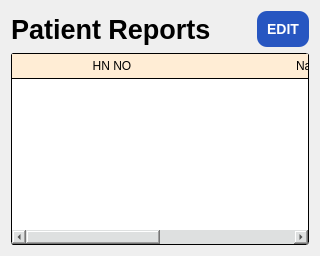
                 <widget class="QWidget" name="patient_report_page">
                  <layout class="QVBoxLayout" name="verticalLayout_61">
                   <item>
                    <layout class="QHBoxLayout" name="horizontalLayout_97">
                     <item>
                      <widget class="QLabel" name="label_71">
                       <property name="styleSheet">
                        <string notr="true">font:20pt;
font-weight: bold; </string>
                       </property>
                       <property name="text">
                        <string>Patient Reports</string>
                       </property>
                      </widget>
                     </item>
                     <item>
                      <spacer name="horizontalSpacer_105">
                       <property name="orientation">
                        <enum>Qt::Horizontal</enum>
                       </property>
                       <property name="sizeHint" stdset="0">
                        <size>
                         <width>40</width>
                         <height>20</height>
                        </size>
                       </property>
                      </spacer>
                     </item>
                     <item>
                      <widget class="QPushButton" name="report_edit_button">
                       <property name="styleSheet">
                        <string notr="true">QPushButton#report_edit_button {
	background-color: rgb(39, 86, 193);
	color: white;
	padding: 10px;
	border-radius: 10px;
    font: bold 14px;
}
QPushButton#report_edit_button:hover {
    background-color: black;
	color: white;
    border-style: inset;
}</string>
                       </property>
                       <property name="text">
                        <string>EDIT</string>
                       </property>
                      </widget>
                     </item>
                    </layout>
                   </item>
                   <item>
                    <widget class="QTableWidget" name="report_patient_table">
                     <property name="styleSheet">
                      <string notr="true">QScrollBar{
	background-color: rgb(222, 224, 224);
}
QTableWidget{
	background-color: rgb(255, 255, 255);
	border-radius: 3px;
	border: 1px solid black;
}

QHeaderView::section{
	background-color: rgb(255, 237, 213);
	border: none;
	border-bottom: 1px solid black;
	padding: 3px 5px;
}

QHeaderView::item{
	border-bottom: 1px solid black;
	background-color: rgb(255, 255, 246);
	text-align: left;
	padding-left: 3px;
}


</string>
                     </property>
                     <attribute name="horizontalHeaderDefaultSectionSize">
                      <number>200</number>
                     </attribute>
                     <attribute name="horizontalHeaderStretchLastSection">
                      <bool>true</bool>
                     </attribute>
                     <attribute name="verticalHeaderVisible">
                      <bool>false</bool>
                     </attribute>
                     <column>
                      <property name="text">
                       <string>HN NO</string>
                      </property>
                     </column>
                     <column>
                      <property name="text">
                       <string>Name</string>
                      </property>
                     </column>
                    </widget>
                   </item>
                  </layout>
                 </widget>
